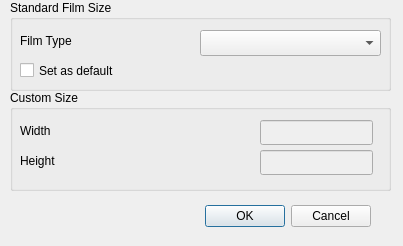
<ui version="4.0" >
 <author></author>
 <comment></comment>
 <exportmacro></exportmacro>
 <class>FilmSizeDialog</class>
 <widget class="QDialog" name="FilmSizeDialog" >
  <property name="geometry" >
   <rect>
    <x>0</x>
    <y>0</y>
    <width>403</width>
    <height>246</height>
   </rect>
  </property>
  <property name="sizePolicy" >
   <sizepolicy>
    <hsizetype>0</hsizetype>
    <vsizetype>0</vsizetype>
    <horstretch>0</horstretch>
    <verstretch>0</verstretch>
   </sizepolicy>
  </property>
  <property name="windowTitle" >
   <string>Dialog</string>
  </property>
  <widget class="QWidget" name="layoutWidget" >
   <property name="geometry" >
    <rect>
     <x>20</x>
     <y>200</y>
     <width>351</width>
     <height>33</height>
    </rect>
   </property>
   <layout class="QHBoxLayout" >
    <property name="margin" >
     <number>0</number>
    </property>
    <property name="spacing" >
     <number>6</number>
    </property>
    <item>
     <spacer>
      <property name="orientation" >
       <enum>Qt::Horizontal</enum>
      </property>
      <property name="sizeHint" >
       <size>
        <width>131</width>
        <height>31</height>
       </size>
      </property>
     </spacer>
    </item>
    <item>
     <widget class="QPushButton" name="okButton" >
      <property name="text" >
       <string>OK</string>
      </property>
     </widget>
    </item>
    <item>
     <widget class="QPushButton" name="cancelButton" >
      <property name="text" >
       <string>Cancel</string>
      </property>
     </widget>
    </item>
   </layout>
  </widget>
  <widget class="QGroupBox" name="groupBox_2" >
   <property name="geometry" >
    <rect>
     <x>10</x>
     <y>90</y>
     <width>381</width>
     <height>101</height>
    </rect>
   </property>
   <property name="title" >
    <string>Custom Size</string>
   </property>
   <widget class="QLabel" name="label_2" >
    <property name="geometry" >
     <rect>
      <x>10</x>
      <y>30</y>
      <width>221</width>
      <height>21</height>
     </rect>
    </property>
    <property name="text" >
     <string>Width</string>
    </property>
   </widget>
   <widget class="QLabel" name="label_3" >
    <property name="geometry" >
     <rect>
      <x>10</x>
      <y>60</y>
      <width>221</width>
      <height>21</height>
     </rect>
    </property>
    <property name="text" >
     <string>Height</string>
    </property>
   </widget>
   <widget class="QLineEdit" name="FilmWidth" >
    <property name="enabled" >
     <bool>false</bool>
    </property>
    <property name="geometry" >
     <rect>
      <x>250</x>
      <y>30</y>
      <width>113</width>
      <height>25</height>
     </rect>
    </property>
    <property name="alignment" >
     <set>Qt::AlignRight</set>
    </property>
   </widget>
   <widget class="QLineEdit" name="FilmHeight" >
    <property name="enabled" >
     <bool>false</bool>
    </property>
    <property name="geometry" >
     <rect>
      <x>250</x>
      <y>60</y>
      <width>113</width>
      <height>25</height>
     </rect>
    </property>
    <property name="alignment" >
     <set>Qt::AlignRight</set>
    </property>
   </widget>
  </widget>
  <widget class="QGroupBox" name="groupBox" >
   <property name="geometry" >
    <rect>
     <x>10</x>
     <y>0</y>
     <width>381</width>
     <height>91</height>
    </rect>
   </property>
   <property name="title" >
    <string>Standard Film Size</string>
   </property>
   <widget class="QLabel" name="label" >
    <property name="geometry" >
     <rect>
      <x>10</x>
      <y>30</y>
      <width>171</width>
      <height>21</height>
     </rect>
    </property>
    <property name="text" >
     <string>Film Type</string>
    </property>
   </widget>
   <widget class="QComboBox" name="FilmTypeComboBox" >
    <property name="geometry" >
     <rect>
      <x>190</x>
      <y>30</y>
      <width>181</width>
      <height>26</height>
     </rect>
    </property>
   </widget>
   <widget class="QCheckBox" name="DefaultCheckBox" >
    <property name="geometry" >
     <rect>
      <x>10</x>
      <y>60</y>
      <width>181</width>
      <height>21</height>
     </rect>
    </property>
    <property name="text" >
     <string>Set as default</string>
    </property>
   </widget>
  </widget>
 </widget>
 <pixmapfunction></pixmapfunction>
 <resources/>
 <connections>
  <connection>
   <sender>okButton</sender>
   <signal>clicked()</signal>
   <receiver>FilmSizeDialog</receiver>
   <slot>accept()</slot>
   <hints>
    <hint type="sourcelabel" >
     <x>278</x>
     <y>253</y>
    </hint>
    <hint type="destinationlabel" >
     <x>96</x>
     <y>254</y>
    </hint>
   </hints>
  </connection>
  <connection>
   <sender>cancelButton</sender>
   <signal>clicked()</signal>
   <receiver>FilmSizeDialog</receiver>
   <slot>reject()</slot>
   <hints>
    <hint type="sourcelabel" >
     <x>369</x>
     <y>253</y>
    </hint>
    <hint type="destinationlabel" >
     <x>179</x>
     <y>282</y>
    </hint>
   </hints>
  </connection>
 </connections>
</ui>
